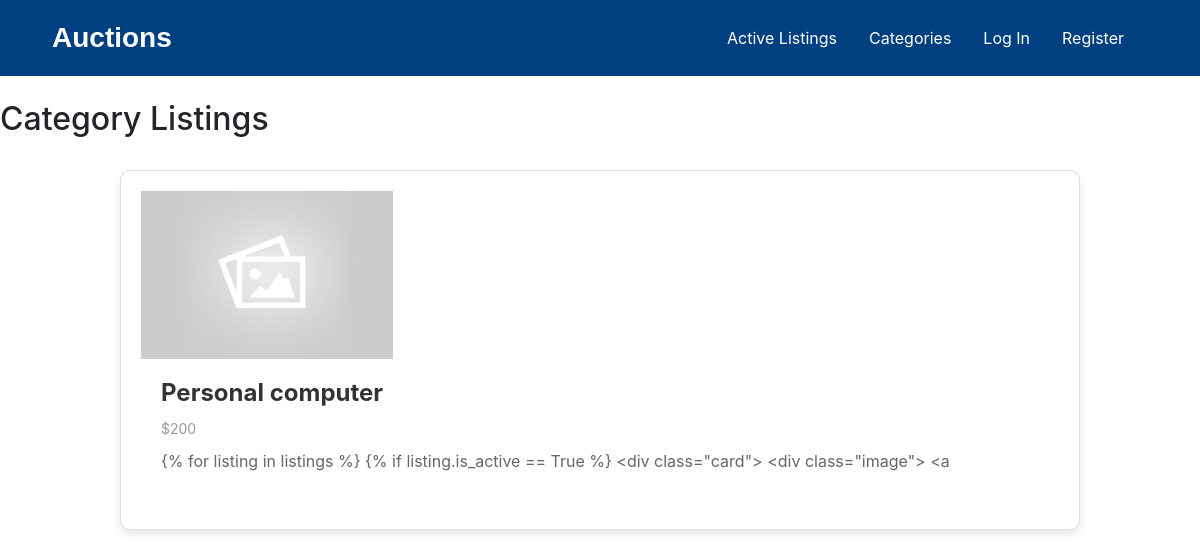
The app's page /categories/1/, older data.
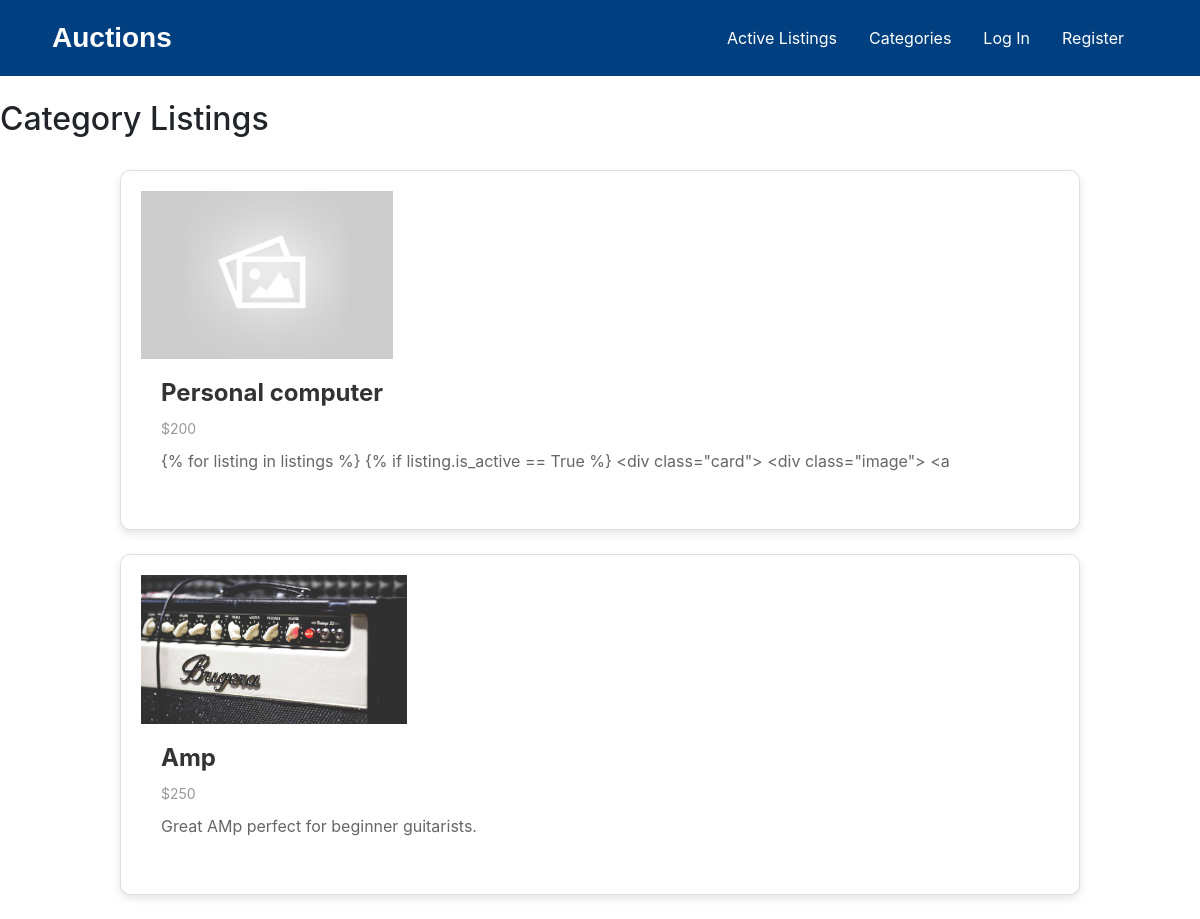
The same page, newer data.
### auctions/models.py (models this page shows, shortened)
class Listings(models.Model):
        owner = models.ForeignKey(User, on_delete=models.CASCADE, default=None)
        title = models.CharField(max_length=60)
        description = models.TextField(max_length=700, blank=True, null=True)
        category = models.ForeignKey(Category, on_delete=models.CASCADE, null=True, blank=True)
        bid_price = models.IntegerField(blank=True, null=True)
        image = models.ImageField(null=True, blank=True, upload_to='listing-image', default='listing-image/default.jpg')
        is_active= models.BooleanField(default=True)
        in_watchlist = models.ManyToManyField(User, blank=True, related_name="watchlist")

### auctions/views.py (the view)
# urls.py: path('categories/<int:category_id>/', views.viewCategories, name='view-categories'),
def viewCategories(request, category_id=None):
    categories = Category.objects.all()
    listings = Listings.objects.all()
    if category_id:
        category = get_object_or_404(Category, pk=category_id)
        listings = listings.filter(category=category)
    listings_with_categories = {}
    for category in categories:
        listings_with_categories[category] = listings.filter(category=category)
    context = {
        'listings_with_categories': listings_with_categories,
        'categories': categories,
        'selected_category': category if category_id else None,
    }
    return render(request, 'auctions/categories.html', context)

### auctions/templates/auctions/categories.html (shortened to what this page needs)
{% extends 'auctions/layout.html' %}
{% load static %}
{% block staticfile %} {% static "auctions/active-listings.css" %} {% endblock %}
{% block body %}
<h2>Category Listings</h2>
<br>
{% for category, listings in listings_with_categories.items %}
        {% for listing in listings %}
            {% if listing.is_active == True %}
                <div class="card">
                    <div class="image">
                        <a href="{% url 'listing' listing.id %}">
                        <img src="{{listing.image.url}}" alt="{{listing.title}}'s' image">
                        </a>
                    </div>
                    <div class="card-content">
                        <a href="{% url 'listing' listing.id %}">
                        <h2 class="card-title">{{listing.title.capitalize}}</h2>
                        <p class="card-category">${{listing.bid_price}}</p>
                        <p class="card-description">{{listing.description|slice:'150'}}</p>
                        </a>
                    </div>
                </div>
                <br>
            {% endif %}
      {% endfor %}
{% endfor %}
{% endblock body %}

### auctions/templates/auctions/layout.html (shortened to what this page needs)
{% load static %}
<!DOCTYPE html>
<html lang="en">
    <head>
        <link rel="stylesheet" href="https://stackpath.bootstrapcdn.com/bootstrap/4.4.1/css/bootstrap.min.css">
        <link href="{% block staticfile %} {% static 'auctions/styles.css' %} {% endblock %}" rel="stylesheet">
    </head>
    <body>
        <nav class="navbar navbar-expand-lg navbar-dark static-top">
            <div class="container">
                <a class="navbar-brand" href="{% url 'index' %}">
                    <h3 id="logo">Auctions</h3>
                </a>
                <div class="collapse navbar-collapse justify-content-end" id="navbarSupportedContent">
                    <ul class="navbar-nav">
                        <li class="nav-item {% if request.path == '/index/' %}active{% endif %}">
                            <a class="nav-link" aria-current="page" href="{% url 'index' %}">Active Listings</a>
                        </li>
                        <li class="nav-item {% if request.path == '/categories/' %}active{% endif %}">
                            <a class="nav-link" aria-current="page" href="{% url 'categories' %}">Categories</a>
                        </li>
                        {% if user.is_authenticated %}
                        <li class="nav-item {% if request.path == '/view-watchlist/' %}active{% endif %}">
                            <a class="nav-link" aria-current="page" href="{% url 'view-watchlist' %}">Watchlist</a>
                        </li>
                        <li class="nav-item {% if request.path == '/create-listing/' %}active{% endif %}">
                            <a class="nav-link" aria-current="page" href="{% url 'create-listing' %}">Create Listings</a>
                        </li>
                        <li class="nav-item {% if request.path == '/logout/' %}active{% endif %}">
                            <a class="nav-link" aria-current="page" href="{% url 'logout' %}">Log Out</a>
                        </li>
                        {% else %}
                        <li class="nav-item {% if request.path == '/login/' %}active{% endif %}">
                            <a class="nav-link" aria-current="page" href="{% url 'login' %}">Log In</a>
                        </li>
                        <li class="nav-item {% if request.path == '/register/' %}active{% endif %}">
                            <a class="nav-link" aria-current="page" href="{% url 'register' %}">Register</a>
                        </li>
                        {% endif %}
                    </ul>
                </div>
            </div>
        </nav>
        <br>
    {% block body %}
    {% endblock %}
    </body>
</html>

### auctions/static/auctions/active-listings.css (style rules this page uses)
.navbar { position: relative; width: 100%; top: 0; left: 0; }
.navbar .container { width: 100%; max-width: 100%; padding: 0 20px; }
.card { background-color: #fff; border-radius: 10px; box-shadow: 0 4px 8px rgba(0, 0, 0, 0.1); overflow: hidden; margin-bottom: 20px; display: flex; width: 80%; margin: 0 auto; padding: 20px; }
.image { flex: 0 0 auto; padding-right: 20px; }
.image img { max-width: 266px; max-height: 168px; width: auto; height: auto; display: block; }
.card-content { padding: 20px; flex: 1 1 auto; text-align: left; }
.card-title { font-size: 24px; font-weight: bold; color: #333; margin-bottom: 10px; }
.card-description { font-size: 16px; color: #666; margin-bottom: 15px; }
.card-category { font-size: 14px; color: #999; margin-bottom: 10px; }

### auctions/templates/auctions/layout.html (style rules this page uses)
.navbar { padding: 1rem 2rem; background-color: #004080; }
.navbar-brand h3 { font-family: 'Arial', sans-serif; font-weight: bold; color: #ffffff; margin: 0; }
.nav-link { color: #ffffff !important; margin-right: 1rem; transition: color 0.3s ease, transform 0.3s ease; }

Row changes from the older to the newer data that the page shows:
added Listings: image (picture), title "Amp", bid_price "250", description "Great AMp perfect for beginner guitarists."
